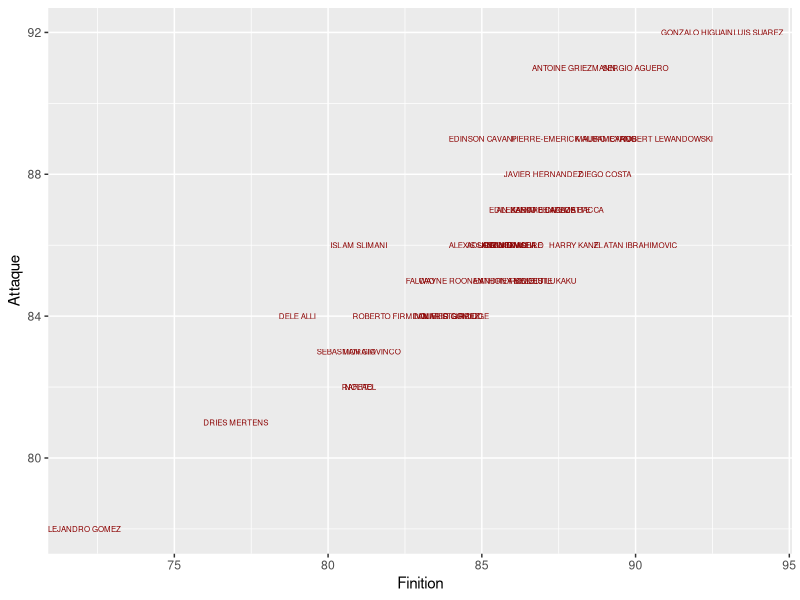

Write R code to recreate this figure. (Note: this script raises an error after producing the figure.)
library(dplyr)
library(tidyverse)
library(lattice)
library(car)
library(viridis)
library(GGally)

setwd("C:/Users/HP/Desktop/Visualisation/ProjetVD/Presentation_MarkDown")
data.Football <- read.csv2("data_football.csv", sep = ",")

ggplot(filter(data.Football,Position == "ATTAQUANT")) + geom_text(aes(x = Finition, y = Attaque, label = Nom), 
                                                                  color = "darkred", size = 2)




remplacer.id.nom <- function(data,x){
  for (i in x) {
    
  }
}

creation.equipe <- function(data,n){
  x <- c(0)
  for (i in 1:n) {
    y <- c(sample(1:dim(data1)[1],5))
    x <- c(x,y)
  }
  x <- x[-1]
  
  for (i in x) {
    for (j in 1:5) {
      
    }
  }
  return(x)
}


data1 <- data.Football


for (i in 2) {
  y <- c(0)
  x <- list(c(0))
  for (i in 1:5) {
    y <- c(y,sample(1:dim(data1)[1],5))
    x <- list(x,y)
    data1 <- data1[-c(x[[i+1]][1]),]
  }
}
x
